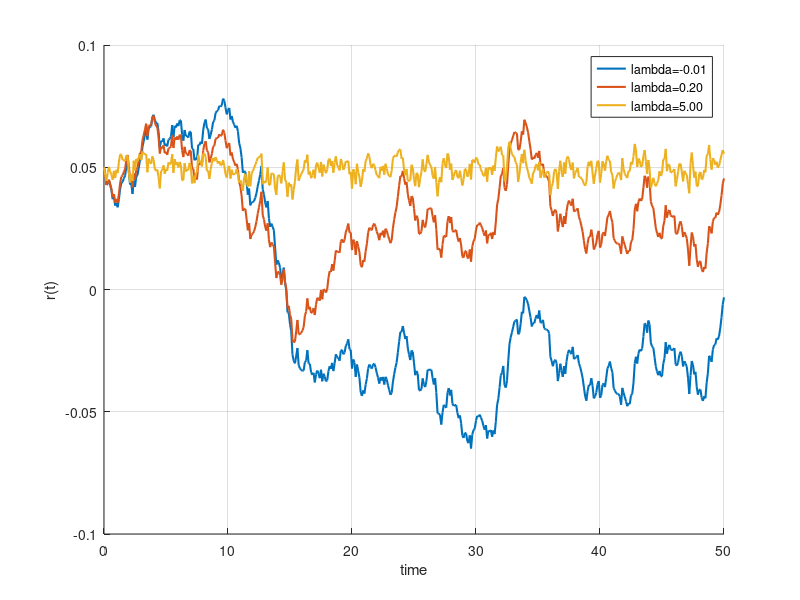
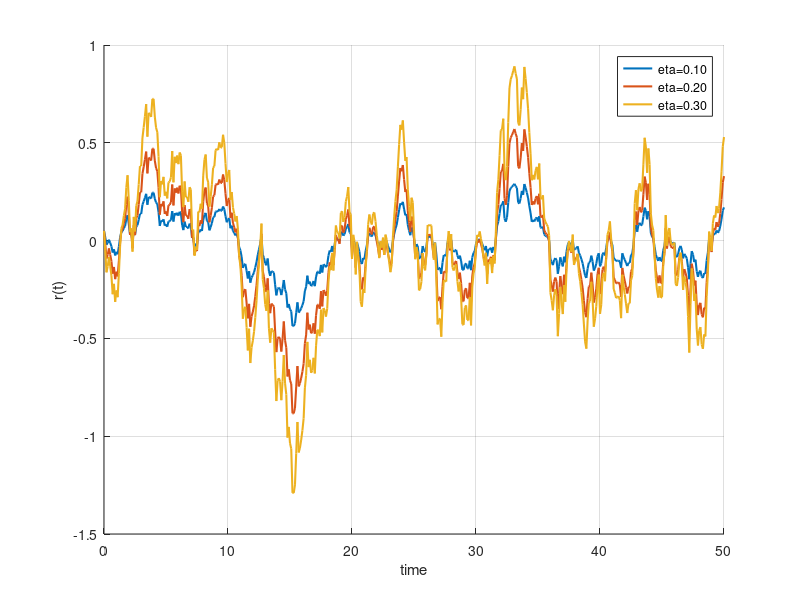

Recreate these plots in MATLAB, in order.
function HW_paths
clc;close all;

% CIR model parameter settings

NoOfPaths = 1; 
NoOfSteps = 500; 
T         = 50;
lambda    = 0.5;
eta       = 0.01;

% We define a ZCB curve (obtained from the market)

P0T = @(T)exp(-0.05*T);

% Effect of lambda on Monte Carlo paths

figure(1); hold on; grid on;
lambdaV = [-0.01, 0.2, 5.0];
argLegend = cell(3,1);
idx = 1;
for lambdaTemp= lambdaV
    randn('seed',1)
    [R,timeGrid] = GeneratePathsHWEuler(NoOfPaths,NoOfSteps,T,P0T, lambdaTemp, eta);
    plot(timeGrid,R,'linewidth',1.5)
    argLegend{idx} = sprintf('lambda=%.2f',lambdaTemp);
    idx = idx + 1;
end
legend(argLegend)
xlim([0,T])
xlabel('time')
ylabel('r(t)')

% Effect of eta on Monte Carlo paths

figure(2); hold on; grid on;
etaV = [0.1, 0.2, 0.3];
argLegend = cell(3,1);
idx = 1;
for etaTemp= etaV
    randn('seed',1)
    [R,timeGrid] = GeneratePathsHWEuler(NoOfPaths,NoOfSteps,T,P0T, lambda, etaTemp);
    plot(timeGrid,R,'linewidth',1.5)
    argLegend{idx} = sprintf('eta=%.2f',etaTemp);
    idx = idx + 1;
end
legend(argLegend)
xlim([0,T])
xlabel('time')
ylabel('r(t)')

function [R,time] = GeneratePathsHWEuler(NoOfPaths,NoOfSteps,T,P0T, lambda, eta)

% Time step

dt = 0.0001;

% Complex number

f0T = @(t)- (log(P0T(t+dt))-log(P0T(t-dt)))/(2*dt);
   
% Initial interest rate is forward rate at time t->0

r0 = f0T(0.00001);  
theta = @(t) 1.0/lambda * (f0T(t+dt)-f0T(t-dt))/(2.0*dt) + f0T(t) + eta*eta/(2.0*lambda*lambda)*(1.0-exp(-2.0*lambda*t));  

% Define initial values

R=zeros(NoOfPaths,NoOfSteps);
R(:,1) = r0;

% Random noise

Z=random('normal',0,1,[NoOfPaths,NoOfSteps]);
W=zeros([NoOfPaths,NoOfSteps]);

dt = T / NoOfSteps;
time = zeros([NoOfSteps+1,1]);
for i=1:NoOfSteps
    if NoOfPaths>1
        Z(:,i)   = (Z(:,i) - mean(Z(:,i))) / std(Z(:,i));
    end
    W(:,i+1)  = W(:,i) + sqrt(dt).*Z(:,i);
    R(:,i+1)  = R(:,i) + lambda*(theta(time(i))-R(:,i))*dt+  eta* (W(:,i+1)-W(:,i));
    time(i+1) = time(i) + dt;
end
